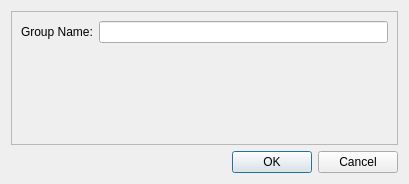
<?xml version="1.0" encoding="UTF-8"?>
<ui version="4.0">
 <class>AddPasswordGroupDialog</class>
 <widget class="QDialog" name="AddPasswordGroupDialog">
  <property name="windowModality">
   <enum>Qt::WindowModality::WindowModal</enum>
  </property>
  <property name="geometry">
   <rect>
    <x>0</x>
    <y>0</y>
    <width>409</width>
    <height>184</height>
   </rect>
  </property>
  <property name="windowTitle">
   <string>PasswordManager - Add password group</string>
  </property>
  <layout class="QVBoxLayout" name="verticalLayout">
   <item>
    <widget class="QFrame" name="mainDialogFrame">
     <property name="frameShape">
      <enum>QFrame::Shape::StyledPanel</enum>
     </property>
     <property name="frameShadow">
      <enum>QFrame::Shadow::Raised</enum>
     </property>
     <layout class="QVBoxLayout" name="verticalLayout_2">
      <item>
       <layout class="QFormLayout" name="formLayout">
        <item row="0" column="0">
         <widget class="QLabel" name="groupNameLabel">
          <property name="text">
           <string>Group Name:</string>
          </property>
         </widget>
        </item>
        <item row="0" column="1">
         <widget class="QLineEdit" name="groupNameLineEdit"/>
        </item>
       </layout>
      </item>
     </layout>
    </widget>
   </item>
   <item>
    <widget class="QDialogButtonBox" name="dialogButtonBox">
     <property name="orientation">
      <enum>Qt::Orientation::Horizontal</enum>
     </property>
     <property name="standardButtons">
      <set>QDialogButtonBox::StandardButton::Cancel|QDialogButtonBox::StandardButton::Ok</set>
     </property>
    </widget>
   </item>
  </layout>
 </widget>
 <resources/>
 <connections>
  <connection>
   <sender>dialogButtonBox</sender>
   <signal>accepted()</signal>
   <receiver>AddPasswordGroupDialog</receiver>
   <slot>accept()</slot>
   <hints>
    <hint type="sourcelabel">
     <x>227</x>
     <y>165</y>
    </hint>
    <hint type="destinationlabel">
     <x>157</x>
     <y>183</y>
    </hint>
   </hints>
  </connection>
  <connection>
   <sender>dialogButtonBox</sender>
   <signal>rejected()</signal>
   <receiver>AddPasswordGroupDialog</receiver>
   <slot>reject()</slot>
   <hints>
    <hint type="sourcelabel">
     <x>295</x>
     <y>171</y>
    </hint>
    <hint type="destinationlabel">
     <x>286</x>
     <y>183</y>
    </hint>
   </hints>
  </connection>
 </connections>
</ui>
